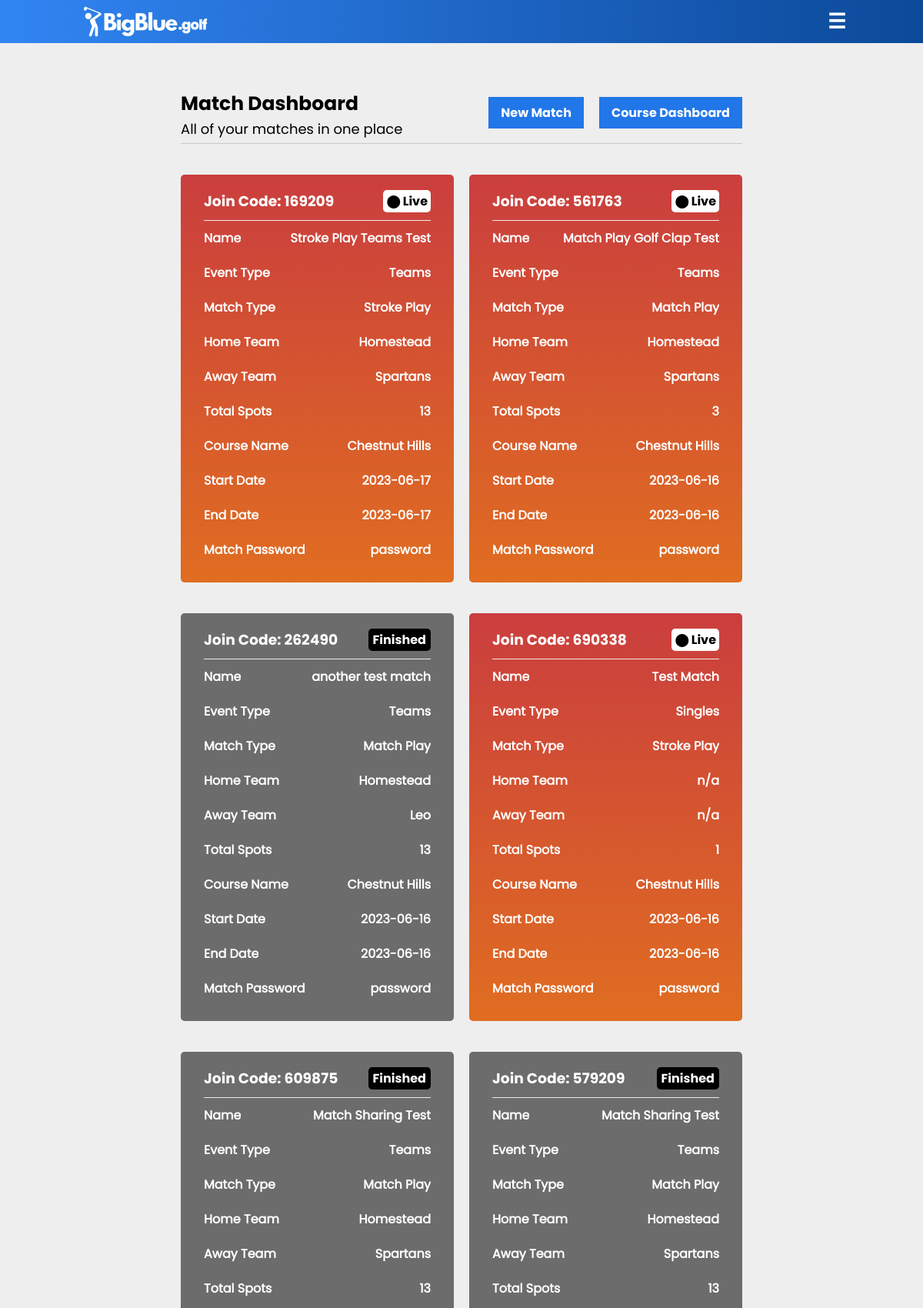
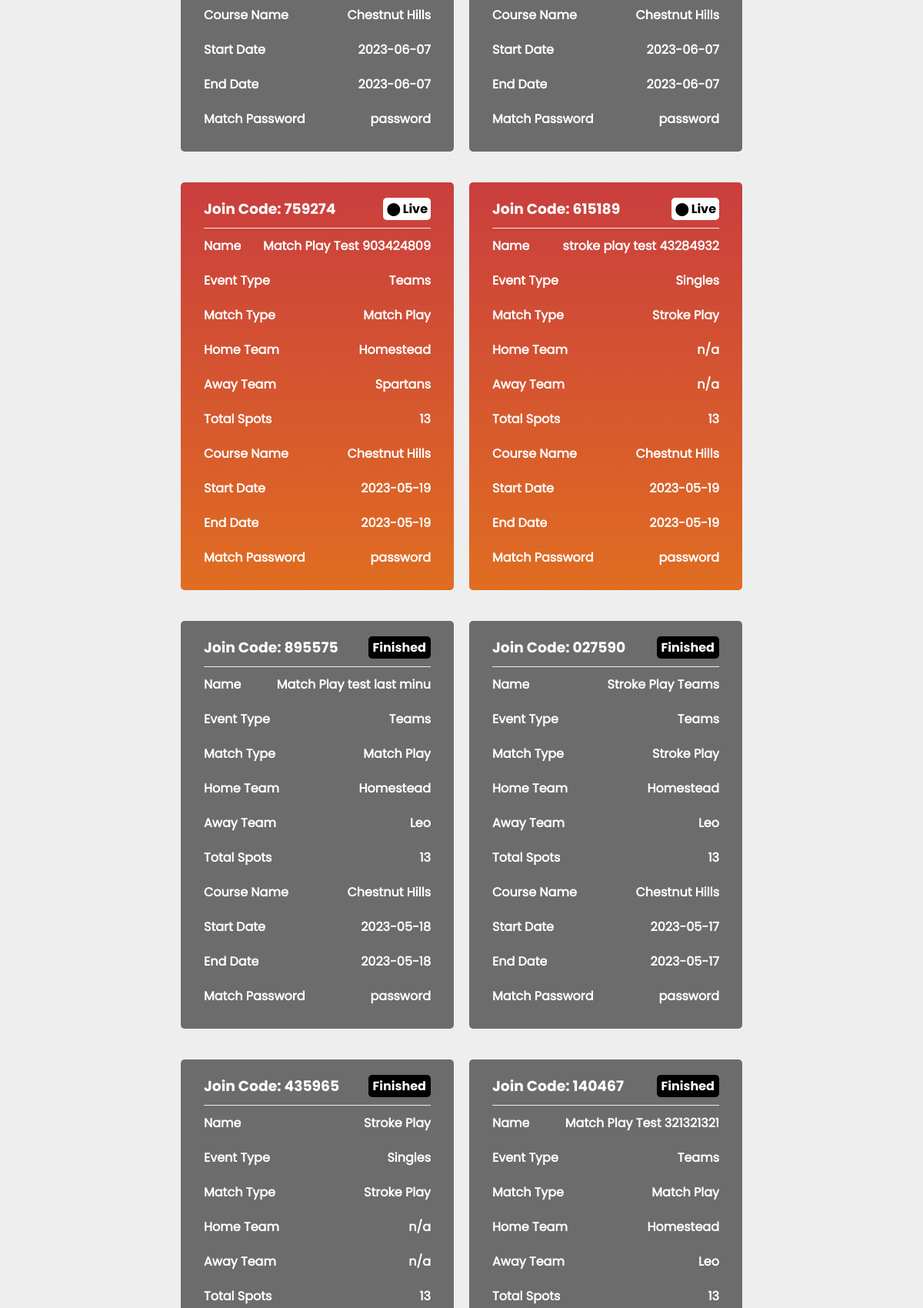
The app's page /dashboard (signed in, upper part) with its own data (2 pictures, top to bottom).
### setup.py (models this page shows, shortened)
class match(db.Model):
    _id = db.Column("id", db.Integer, primary_key=True)
    match_name = db.Column(db.String(50))
    match_course = db.Column(db.String(50))
    event_type = db.Column(db.String(1))
    match_type = db.Column(db.String(25))
    start_time = db.Column(db.String(25))
    end_time = db.Column(db.String(25))
    teams1 = db.Column(db.String())
    total_players = db.Column(db.Integer)
    scores_file = db.Column(db.String(50))
    match_code = db.Column(db.String(6))
    match_password = db.Column(db.String())
    created_by = db.Column(db.String())
    match_live = db.Column(db.Integer, default=0)

### main.py (the view)
@app.route("/dashboard")
def dashboard():
    if 'active_user' in session and session['active_user'][2]:
        found_course = New_Courses.query.filter_by(created_by=session['active_user'][0]).all()
        found_match = match.query.filter_by(created_by=session['active_user'][0]).all()
        found_user = users.query.filter_by(username=session['active_user'][0]).first()
        return render_template("dashboard.html", course_data=found_course, data=found_user, match_data=found_match)
    return redirect(url_for('error', msg="You do not have access to this site."))

### templates/dashboard.html (shortened to what this page needs)
{% if data.rank == 'coach' %}
    {% extends "indexcontentcoachlogin.html" %}
{% elif data.rank == 'player' %}
    {% extends "indexcontentplayerlogin.html" %}
{% else %}
    {% extends "indexcontent.html" %}
{% endif %}
{% block content %}
<html>
    <head>
        <link rel="stylesheet" href="{{ url_for('static', filename='styles/matchdashboard.css') }}">
    </head>
    <div class="main-container">
        <div class="heading-info">
            <div class="hero-info">
                {% if data.rank == 'coach' %}
                    <h3>Match Dashboard</h3>
                    <p>All of your matches in one place</p>
                {% elif data.rank == 'player' %}
                    <h3>Solo Dashboard</h3>
                    <p>All of your rounds in one place</p>
                {% endif %}
            </div>
            <div class="hero-buttons">
                {% if data.rank == 'coach' %}
                    <a href="/create_match">New Match</a>
                {% elif data.rank == 'player' %}
                    <a href="/create_round">New Round</a>
                {% endif %}
                <a href="/course_dashboard">Course Dashboard</a>
            </div>
        </div>
        <div class="grid-container">
            {% for item in match_data[::-1] %}
                {% if item.match_live == 0 %}
                    <div class="match-container">
                        <div id="row-one">
                            <div>
                                <h3>Join Code: {{item.match_code}}</h3>
                            </div>
                            <div id="action-icons">
                                <a href="/edit_match/{{item._id}}"><img src="{{ url_for('static', filename='logo_graphics/pencilicon.png') }}"></a>
                                <a href="/delete_match/{{item._id}}"><img src="{{ url_for('static', filename='logo_graphics/trashcan.png') }}"></a>
                            </div>
                        </div>
                        <div class="row-div">
                            <div>
                                <h4>Name</h4>
                            </div>
                            <div>
                                <h4>{{item.match_name}}</h4>
                            </div>
                        </div>
                        <div class="row-div">
                            <div>
                                <h4>Event Type</h4>
                            </div>
                            <div>
                                <h4>{{item.event_type}}</h4>
                            </div>
                        </div>
                        <div class="row-div">
                            <div>
                                <h4>Match Type</h4>
                            </div>
                            <div>
                                <h4>{{item.match_type}}</h4>
                            </div>
                        </div>
                        <div class="row-div">
                            <div>
                                <h4>Home Team</h4>
                            </div>
                            <div>
                                <h4>{{item.teams1.split('~')[0]}}</h4>
                            </div>
                        </div>
                        <div class="row-div">
                            <div>
                                <h4>Away Team</h4>
                            </div>
                            <div>
                                <h4>{{item.teams1.split('~')[1]}}</h4>
                            </div>
                        </div>
                        <div class="row-div">
                            <div>
                                <h4>Total Spots</h4>
                            </div>
                            <div>
                                <h4>{{item.total_players}}</h4>
                            </div>
                        </div>
                        <div class="row-div">
                            <div>
                                <h4>Course Name</h4>
                            </div>
                            <div>
                                <h4>{{item.match_course}}</h4>
                            </div>
                        </div>
                        <div class="row-div">
                            <div>
                                <h4>Start Date</h4>
                            </div>
                            <div>
                                <h4>{{item.start_time}}</h4>
                            </div>
                        </div>
                        <div class="row-div">
                            <div>
                                <h4>End Date</h4>
                            </div>
                            <div>
                                <h4>{{item.end_time}}</h4>
                            </div>
                        </div>
                        <div class="row-div">
                            <div>
                                <h4>Match Password</h4>
                            </div>
                            <div>
                                <h4>{{item.match_password}}</h4>
                            </div>
                        </div>
                        {% for i in course_data %}
                            {% if i.course_name == item.match_course %}
                                <a id="start-match-button" href="/start_match/{{item._id}}/{{i._id}}">Start Match</a>
                            {% endif %}
                        {% endfor %}
                    </div>
                {% elif item.match_live == 1 %}
                    <div class="match-container-live">
                        <div id="row-one-live">
                            <div>
                                <h3>Join Code: {{item.match_code}}</h3>
                            </div>
                            <div id="live-message">
                                <h4>⬤ Live</h4>
                            </div>
                        </div>
                        <div class="row-div-live">
                            <div>
                                <h4>Name</h4>
                            </div>
                            <div>
                                <h4>{{item.match_name}}</h4>
                            </div>
                        </div>
                        <div class="row-div-live">
                            <div>
                                <h4>Event Type</h4>
                            </div>
                            <div>
                                <h4>{{item.event_type}}</h4>
                            </div>
                        </div>
                        <div class="row-div-live">
                            <div>
                                <h4>Match Type</h4>
                            </div>
                            <div>
                                <h4>{{item.match_type}}</h4>
                            </div>
                        </div>
                        <div class="row-div-live">
                            <div>
                                <h4>Home Team</h4>
                            </div>
                            <div>
                                <h4>{{item.teams1.split('~')[0]}}</h4>
                            </div>
                        </div>
                        <div class="row-div-live">
                            <div>
                                <h4>Away Team</h4>
                            </div>
                            <div>
                                <h4>{{item.teams1.split('~')[1]}}</h4>
                            </div>
                        </div>
                        <div class="row-div-live">
                            <div>
                                <h4>Total Spots</h4>
                            </div>
                            <div>
                                <h4>{{item.total_players}}</h4>
                            </div>
                        </div>
                        <div class="row-div-live">
                            <div>
                                <h4>Course Name</h4>
                            </div>
                            <div>
                                <h4>{{item.match_course}}</h4>
                            </div>
                        </div>
                        <div class="row-div-live">
                            <div>
                                <h4>Start Date</h4>
                            </div>
                            <div>
                                <h4>{{item.start_time}}</h4>
                            </div>
                        </div>
                        <div class="row-div-live">
                            <div>
                                <h4>End Date</h4>
                            </div>
                            <div>
                                <h4>{{item.end_time}}</h4>
                            </div>
                        </div>
                        <div class="row-div-live">
                            <div>
                                <h4>Match Password</h4>
                            </div>
                            <div>
                                <h4>{{item.match_password}}</h4>
                            </div>
                        </div>
                    </div>
                {% elif item.match_live == 2 %}
                    <div class="match-container-concluded">
                        <div id="row-one-concluded">
                            <div>
                                <h3>Join Code: {{item.match_code}}</h3>
                            </div>
                            <div id="concluded-message">
                                <h4>Finished</h4>
                            </div>
                        </div>
                        <div class="row-div-live">
                            <div>
                                <h4>Name</h4>
                            </div>
                            <div>
                                <h4>{{item.match_name}}</h4>
                            </div>
                        </div>
                        <div class="row-div-live">
                            <div>
                                <h4>Event Type</h4>
                            </div>
                            <div>
                                <h4>{{item.event_type}}</h4>
                            </div>
                        </div>
                        <div class="row-div-live">
                            <div>
                                <h4>Match Type</h4>
                            </div>
                            <div>
                                <h4>{{item.match_type}}</h4>
                            </div>
                        </div>
                        <div class="row-div-live">
                            <div>
                                <h4>Home Team</h4>
                            </div>
                            <div>
                                <h4>{{item.teams1.split('~')[0]}}</h4>
                            </div>
                        </div>
                        <div class="row-div-live">
                            <div>
                                <h4>Away Team</h4>
                            </div>
                            <div>
                                <h4>{{item.teams1.split('~')[1]}}</h4>
                            </div>
                        </div>
                        <div class="row-div-live">
                            <div>
                                <h4>Total Spots</h4>
                            </div>
                            <div>
                                <h4>{{item.total_players}}</h4>
                            </div>
                        </div>
                        <div class="row-div-live">
                            <div>
                                <h4>Course Name</h4>
                            </div>
                            <div>
                                <h4>{{item.match_course}}</h4>
                            </div>
                        </div>
                        <div class="row-div-live">
                            <div>
                                <h4>Start Date</h4>
                            </div>
                            <div>
                                <h4>{{item.start_time}}</h4>
                            </div>
                        </div>
                        <div class="row-div-live">
                            <div>
                                <h4>End Date</h4>
                            </div>
                            <div>
                                <h4>{{item.end_time}}</h4>
                            </div>
                        </div>
                        <div class="row-div-live">
                            <div>
                                <h4>Match Password</h4>
                            </div>
                            <div>
                                <h4>{{item.match_password}}</h4>
                            </div>
                        </div>
                    </div>
                {% endif %}
            {% endfor %}
        </div>
    </div>
{% endblock %}

### records on screen
match: match_code "169209", match_name "Stroke Play Teams Test", event_type "Teams", match_type "Stroke Play", teams1 "Homestead", teams1 "Spartans", total_players "13", match_course "Chestnut Hills", start_time "2023-06-17", end_time "2023-06-17", match_password "password"
match: match_code "561763", match_name "Match Play Golf Clap Test", event_type "Teams", match_type "Match Play", teams1 "Homestead", teams1 "Spartans", total_players "3", match_course "Chestnut Hills", start_time "2023-06-16", end_time "2023-06-16", match_password "password"
match: match_code "262490", match_name "another test match", event_type "Teams", match_type "Match Play", teams1 "Homestead", teams1 "Leo", total_players "13", match_course "Chestnut Hills", start_time "2023-06-16", end_time "2023-06-16", match_password "password"
match: match_code "690338", match_name "Test Match", event_type "Singles", match_type "Stroke Play", teams1 "n/a", total_players "1", match_course "Chestnut Hills", start_time "2023-06-16", end_time "2023-06-16", match_password "password"
match: match_code "609875", match_name "Match Sharing Test", event_type "Teams", match_type "Match Play", teams1 "Homestead", teams1 "Spartans", total_players "13", match_course "Chestnut Hills", start_time "2023-06-07", end_time "2023-06-07", match_password "password"
match: match_code "579209", match_name "Match Sharing Test", event_type "Teams", match_type "Match Play", teams1 "Homestead", teams1 "Spartans", total_players "13", match_course "Chestnut Hills", start_time "2023-06-07", end_time "2023-06-07", match_password "password"
match: match_code "759274", match_name "Match Play Test 903424809", event_type "Teams", match_type "Match Play", teams1 "Homestead", teams1 "Spartans", total_players "13", match_course "Chestnut Hills", start_time "2023-05-19", end_time "2023-05-19", match_password "password"
match: match_code "615189", match_name "stroke play test 43284932", event_type "Singles", match_type "Stroke Play", teams1 "n/a", total_players "13", match_course "Chestnut Hills", start_time "2023-05-19", end_time "2023-05-19", match_password "password"
match: match_code "895575", match_name "Match Play test last minu", event_type "Teams", match_type "Match Play", teams1 "Homestead", teams1 "Leo", total_players "13", match_course "Chestnut Hills", start_time "2023-05-18", end_time "2023-05-18", match_password "password"
match: match_code "027590", match_name "Stroke Play Teams", event_type "Teams", match_type "Stroke Play", teams1 "Homestead", teams1 "Leo", total_players "13", match_course "Chestnut Hills", start_time "2023-05-17", end_time "2023-05-17", match_password "password"
match: match_code "435965", match_name "Stroke Play", event_type "Singles", match_type "Stroke Play", teams1 "n/a", total_players "13"
match: match_code "140467", match_name "Match Play Test 321321321", event_type "Teams", match_type "Match Play", teams1 "Homestead", teams1 "Leo", total_players "13"
